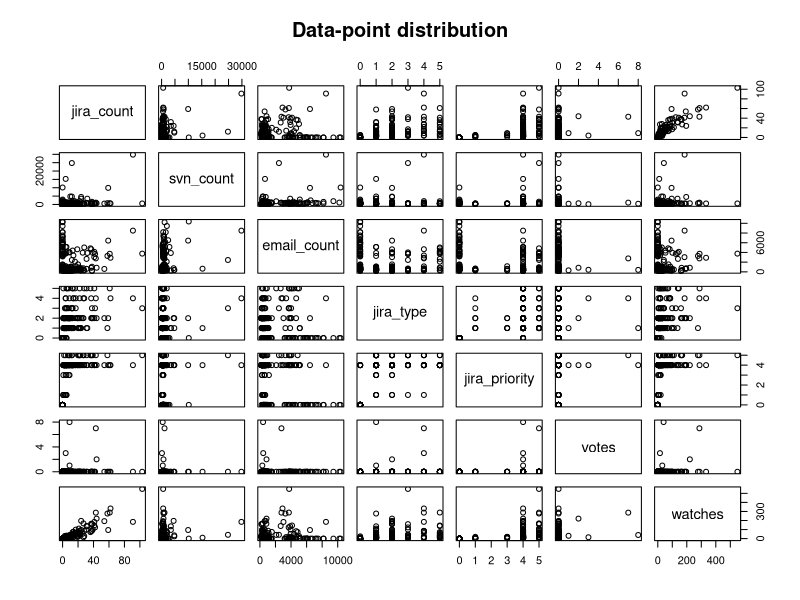

Generate this figure with R: (Note: this script raises an error after producing the figure.)
teamdata <- read.csv("teamdata.csv")
teamdata_completeCases <- read.csv("teamdata_completeCases.csv")

## Find patterns of activity of each group

# grouping data based on project

if(!require(dplyr)) {
  install.packages("dplyr")
  require(dplyr)
}
if(!require(plyr)) {
  install.packages("plyr")
  require(plyr)
}
if(!require(ggplot2)) {
  install.packages("ggplot2")
  require(ggplot2)
}

# Getting only Project-wise data
teamdata.projectwise <- ddply(teamdata, ~ project ~ date, summarise,
                              jira_count = sum(jira_count),
                              svn_count = sum(svn_count),
                              email_count = sum(email_count),
                              jira_type = max(jira_type),
                              jira_priority = max(jira_priority),
                              votes = sum(votes),
                              watches = sum(watches)
)

png("datapoints_distribution.png", width = 1200, height = 786)
plot(teamdata.projectwise[, c(-1, -2, -10)], main = "Data-point distribution")
dev.off()


# Trying HClustering
teamdata.projectwise.dm <- dist(teamdata.projectwise[,-(1:2)])
teamdata.projectwise.hc <- hclust(teamdata.projectwise.dm)

par(mfrow= c(1,1))
png("hcluster.png", width = 4000, height = 1412)
plot(teamdata.projectwise.hc, col = unclass(teamdata.projectwise$project))
dev.off()


# Trying Kmeans

png(paste0("KmeansCluster_WithCenters.png"), width = 1756, height = 783)
par(mfrow= c(4,2))
for(i in 6:12) {
teamdata.projectwise.km = kmeans(teamdata.projectwise[, -(1:2)], centers = i, nstart = 3)

#par(mfrow= c(1,1))
#png(paste0("KmeansCluster_WithCenters",i,".png"), width = 2000, height = 928)
#plot(teamdata.projectwise.km$cluster, pch = 19, ylab = paste0("Cluster number (",i," Centers)"),
#     main = "Kmeans Cluster Distribution", xlab = "Data Instances")
#dev.off()

teamdata.projectwise <- mutate(teamdata.projectwise, cluster = teamdata.projectwise.km$cluster)

#par(mfrow= c(1,1))
#png(paste0("KmeansClusterMeanDistribution_WithCenters",i,".png"), width = 2000, height = 928)
with(teamdata.projectwise, plot(x = project, cluster, xlab="Project Groups", ylab = "Clusters",
     main = "Mean Distribution of Clusters"))
#dev.off()

}
dev.off()


par(mfrow= c(3,3))
lapply(names(teamdata.projectwise)[c(-1,-2,-10)], function(x) {
  plot(teamdata.projectwise[ ,x], teamdata.projectwise$date, col = teamdata.projectwise$project, xlab = x, ylab = "Days", main = paste("Project-wise distribution for",x))
  
}) 


par(mfrow= c(3,3))
lapply(names(teamdata.projectwise)[c(-1,-2,-10)], function(x) {
  plot(teamdata.projectwise[ ,x], teamdata.projectwise$date, col = teamdata.projectwise$cluster, xlab = x, ylab = "Days", main = paste("Cluster distribution for",x))
}) 


write.csv(teamdata.projectwise, file = "clusters.csv")


